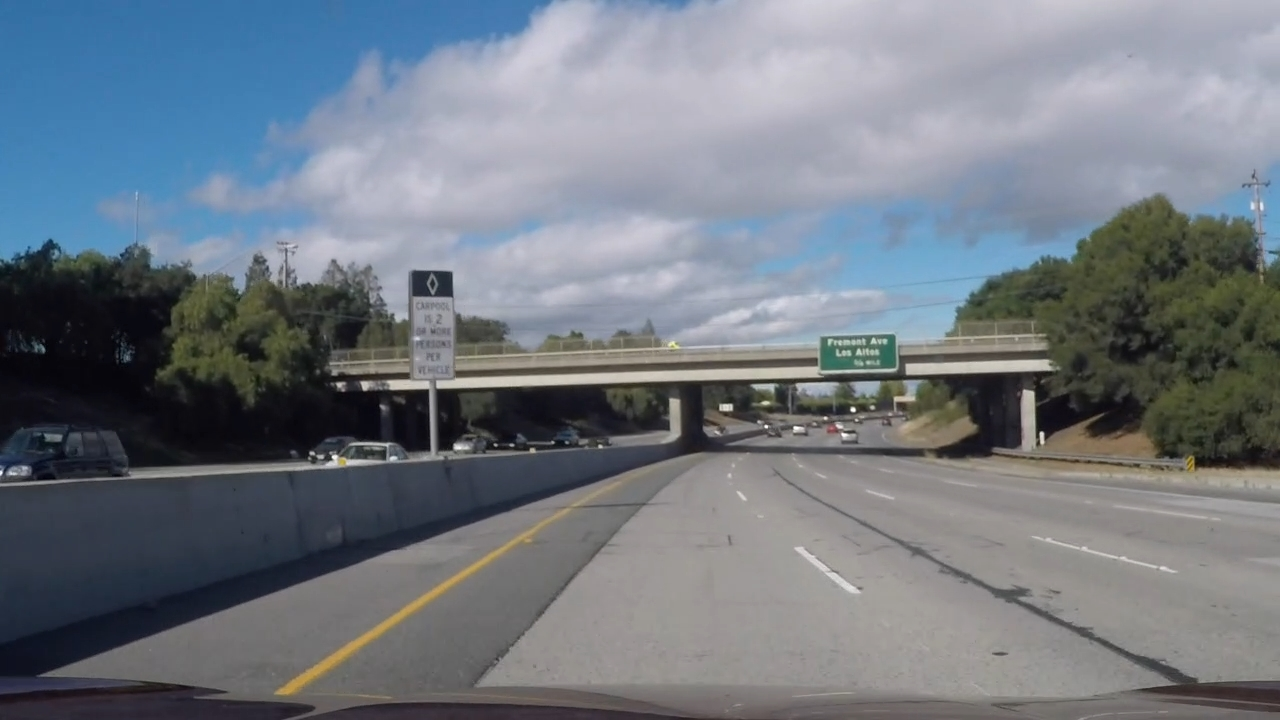
#> input picture video_images/challenge_video_01.jpg, 1280 x 720 px; its folder holds only this picture in this run
$ python -i sliding_window.py   (imports and definitions only)   (older library calls are emulated)
#> lines starting #> are read from the running program, lines starting #| are printed output that depends on the picture
### sample_code/lane_line.py
import numpy as np


class Window():
    # [7 lines left out: function __init__, not called in this run]

# Define a class to receive the characteristics of each line detection


class Line():
    def __init__(self):
        # The number of the last records we save
        self.record_size = 10
        # was the line detected in the last iteration?
        self.detected = False
        # x values of the last n fits of the line
        self.recent_xfitted = []
        # average x values of the fitted line over the last n iterations
        self.bestx = None
        # polynomial coefficients averaged over the last n iterations in real-world
        self.best_fit_real = None
        # polynomial coefficients for the most recent fit
        self.current_fit = [np.array([False])]
        # radius of curvature of the line in some units
        self.radius_of_curvature = None
        # distance in meters of vehicle center from the line
        self.line_base_pos = None
        # difference in fit coefficients between last and new fits
        self.diffs = np.array([0, 0, 0], dtype='float')
        # x values for detected line pixels
        self.allx = None
        # y values for detected line pixels
        self.ally = None
        # search windows, for drawing
        self.windows = None
        # Define conversions in x and y from pixels space to meters
        self.ym_per_pix = 3 / 180  # meters per pixel in y dimension
        self.xm_per_pix = 3.7 / 610  # meters per pixel in x dimension

    # [67 lines left out: functions update, measure_curvature_real, not called in this run]

### sample_code/sliding_window.py

import numpy as np
import cv2
import glob
import matplotlib.pyplot as plt
import matplotlib.image as mpimg
from lane_line import *


# [9 lines left out: function fit_poly, not called in this run]


# HYPERPARAMETERS
# Choose the number of sliding windows
nwindows = 9
# Set the width of the windows +/- margin
margin = 100
# Set minimum number of pixels found to recenter window
minpix = 50


# [118 lines left out: function find_lane_pixels, not called in this run]


# Define conversions in x and y from pixels space to meters
ym_per_pix = 3 / 180  # meters per pixel in y dimension
xm_per_pix = 3.7 / 610  # meters per pixel in x dimension


# [137 lines left out: functions measure_curvature_real, draw_lane_pixel, update_line, sanity_checking, not called in this run]


left_line = Line()
right_line = Line()


def process_image(image):
    # NOTE: The output you return should be a color image (3 channel) for processing video below
    # you should return the final output (image where lines are drawn on lanes)

    undist_img = undistort(image, mtx, dist)
    perspective_img = perspective_transform(undist_img, perspective_mat)
    binary_warped = pipeline(perspective_img)

    # [16 lines of commented-out code are left out]
    l_windows, r_windows = find_lane_pixels(
        binary_warped, left_line, right_line)
    left_line.update(l_windows)
    right_line.update(r_windows)
    # [7 lines of commented-out code are left out]

    if left_line.detected and right_line.detected:
        def get_center_shift(left_x, middle_x, xm_per_pix, real_road_width):
            curr_left_dis = (middle_x - left_x) * xm_per_pix
            return (real_road_width / 2) - curr_left_dis
        # [17 lines of commented-out code are left out]
        ploty = np.linspace(0, image.shape[0] - 1, image.shape[0])
        # Calc both polynomials using ploty, left_fit and right_fit
        left_fitx = left_line.best_fit[0] * ploty**2 + \
            left_line.best_fit[1] * ploty + left_line.best_fit[2]
        right_fitx = right_line.best_fit[0] * ploty**2 + \
            right_line.best_fit[1] * ploty + right_line.best_fit[2]

        # Create an image to draw the lines on
        warp_zero = np.zeros_like(binary_warped).astype(np.uint8)
        color_warp = np.dstack((warp_zero, warp_zero, warp_zero))

        # Recast the x and y points into usable format for cv2.fillPoly()
        pts_left = np.array([np.transpose(np.vstack([left_fitx, ploty]))])
        pts_right = np.array(
            [np.flipud(np.transpose(np.vstack([right_fitx, ploty])))])
        pts = np.hstack((pts_left, pts_right))

        # Draw the lane onto the warped blank image
        cv2.fillPoly(color_warp, np.int_([pts]), (0, 255, 0))

        # Warp the blank back to original image space using inverse perspective matrix (Minv)
        newwarp = cv2.warpPerspective(
            color_warp, perspective_mat_inv, (image.shape[1], image.shape[0]))
        # Combine the result with the original image
        result = cv2.addWeighted(undist_img, 1, newwarp, 0.3, 0)

        # Show text information
        shift = get_center_shift(
            left_fitx[-1], image.shape[1] // 2, left_line.xm_per_pix, 3.7)
        info1 = 'L radius: {:>8.3f}m'.format(left_line.radius_of_curvature)
        info2 = 'R radius: {:>8.3f}m'.format(right_line.radius_of_curvature)
        info3 = 'Vehicle is {:>4.2f}m {} of center'.format(
            abs(shift), 'left' if shift >= 0 else 'right')
        cv2.putText(result, info1, (30, 30), cv2.FONT_HERSHEY_PLAIN,
                    2, (0, 255, 255), 2, cv2.LINE_AA)
        cv2.putText(result, info2, (30, 60), cv2.FONT_HERSHEY_PLAIN,
                    2, (0, 255, 255), 2, cv2.LINE_AA)
        cv2.putText(result, info3, (30, 90), cv2.FONT_HERSHEY_PLAIN,
                    2, (0, 255, 255), 2, cv2.LINE_AA)

        color_warped = np.dstack(
            (binary_warped, binary_warped, binary_warped)) * 255
        empty_img = np.dstack((np.zeros_like(binary_warped), np.zeros_like(
            binary_warped), np.zeros_like(binary_warped)))
        lane_color_img = draw_lane_pixel(
            binary_warped, left_line, right_line, ploty)
        top_img = cv2.hconcat(
            [perspective_img, color_warped, lane_color_img, empty_img])
        top_img = cv2.resize(
            top_img, (image.shape[1], 180), interpolation=cv2.INTER_LINEAR)
        final_image = np.zeros(
            (result.shape[0] + top_img.shape[0], result.shape[1], 3), dtype=np.uint8)
        final_image[:top_img.shape[0]] = top_img
        final_image[top_img.shape[0]:] = result
        return final_image
    else:
        info = 'Fail to detect lane line'
        cv2.putText(image, info, (30, 30), cv2.FONT_HERSHEY_PLAIN,
                    2, (0, 255, 255), 1, cv2.LINE_AA)
        color_warped = np.dstack(
            (binary_warped, binary_warped, binary_warped)) * 255
        empty_img = np.dstack((np.zeros_like(binary_warped), np.zeros_like(
            binary_warped), np.zeros_like(binary_warped)))
        top_img = cv2.hconcat(
            [perspective_img, color_warped, empty_img, empty_img])
        top_img = cv2.resize(
            top_img, (image.shape[1], 180), interpolation=cv2.INTER_LINEAR)
        final_image = np.zeros(
            (image.shape[0] + top_img.shape[0], image.shape[1], 3), dtype=np.uint8)
        final_image[:top_img.shape[0]] = top_img
        final_image[top_img.shape[0]:] = image
        return final_image


# [5 lines left out: function draw_histogram, not called in this run]

>>> import cv2
>>> picture = cv2.imread('../video_images/challenge_video_01.jpg', cv2.IMREAD_GRAYSCALE)
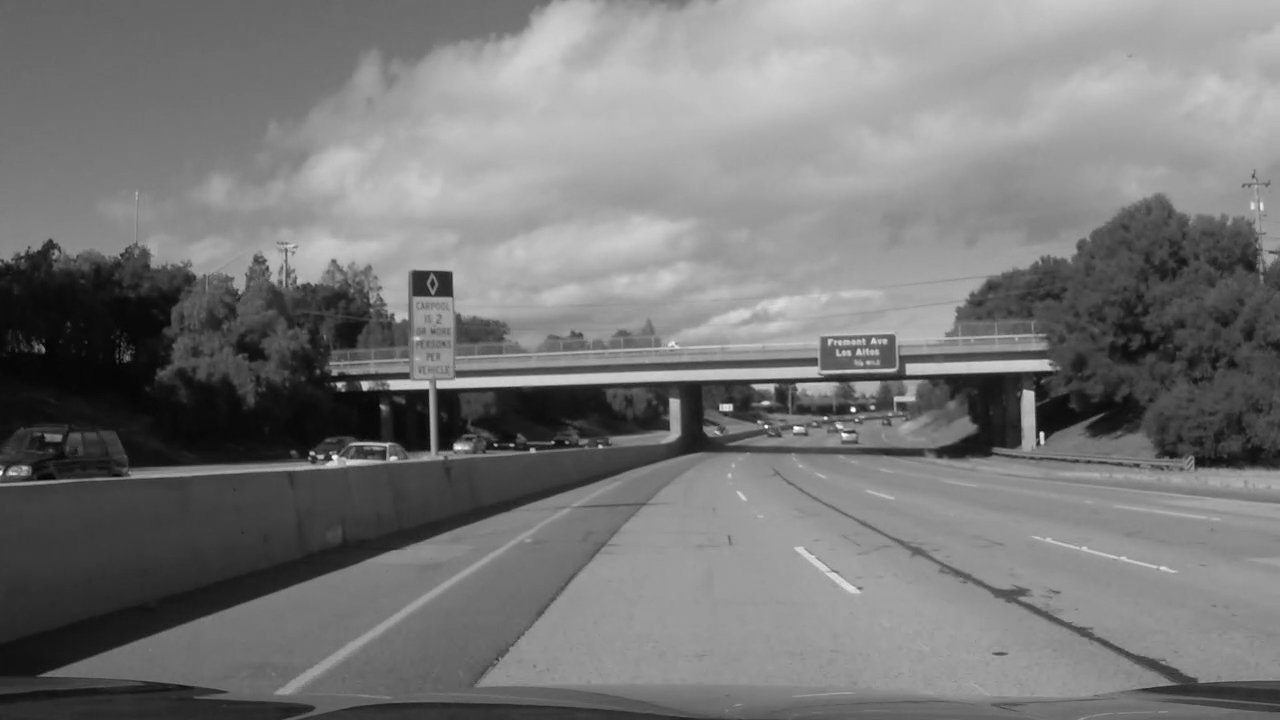
#> picture: shape (720, 1280); min 0, max 255, mean 119.8
#> (the run stopped early here; a loop or call above may not have finished)

$ run again, on video_images/challenge_video_02.jpg
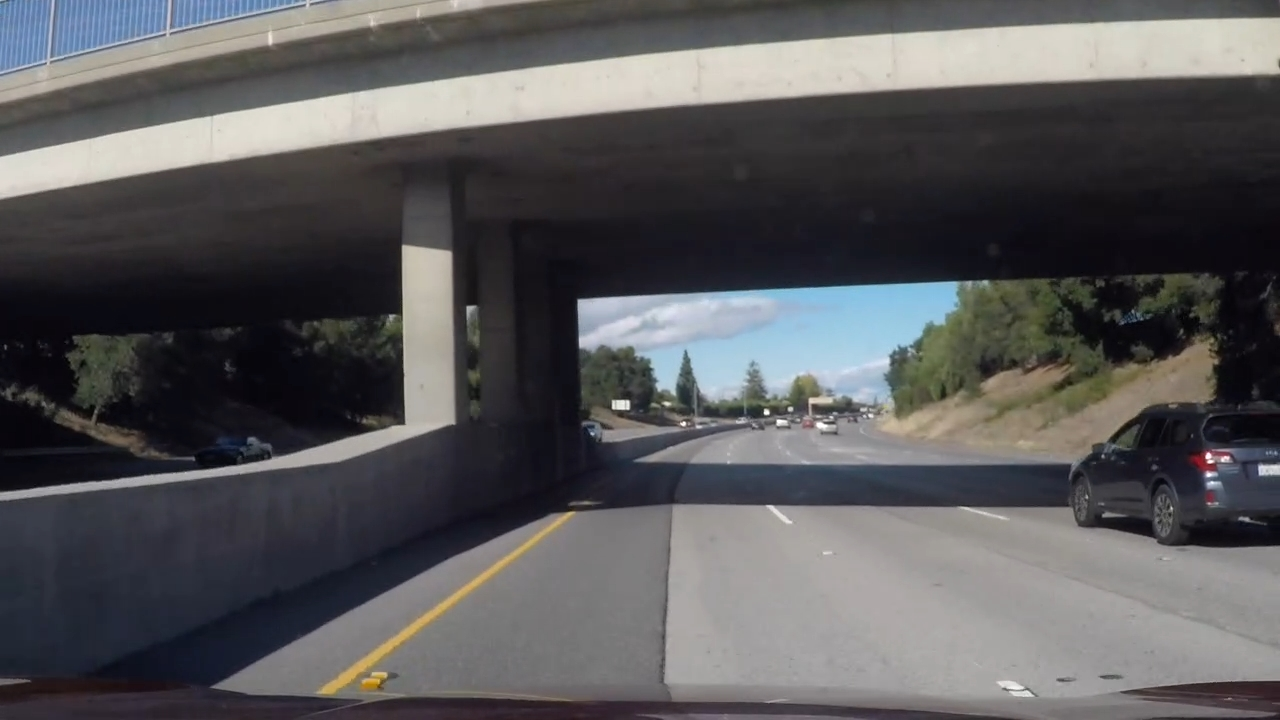
#> input picture video_images/challenge_video_02.jpg, 1280 x 720 px
#> `picture = cv2.imread('../video_images/challenge_video_01.jpg', cv2.IMR..`:
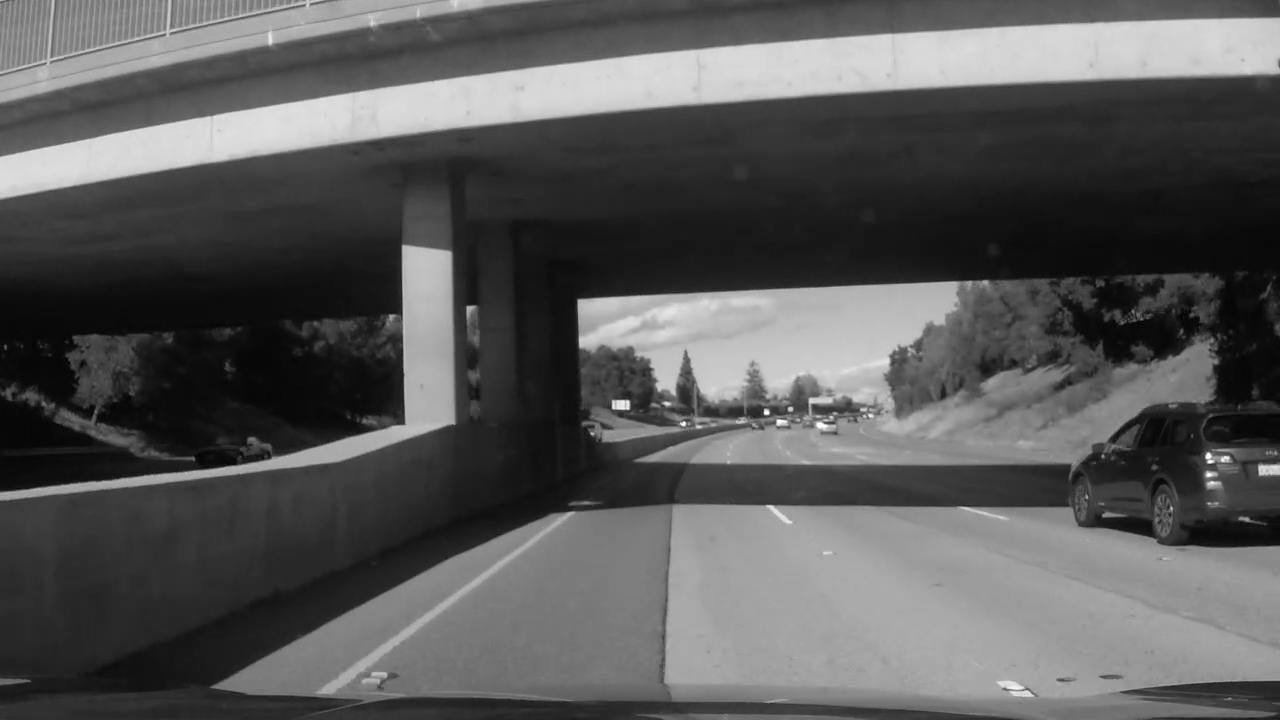
#> picture: shape (720, 1280); min 0, max 255, mean 88.6

$ run again, on video_images/challenge_video_03.jpg
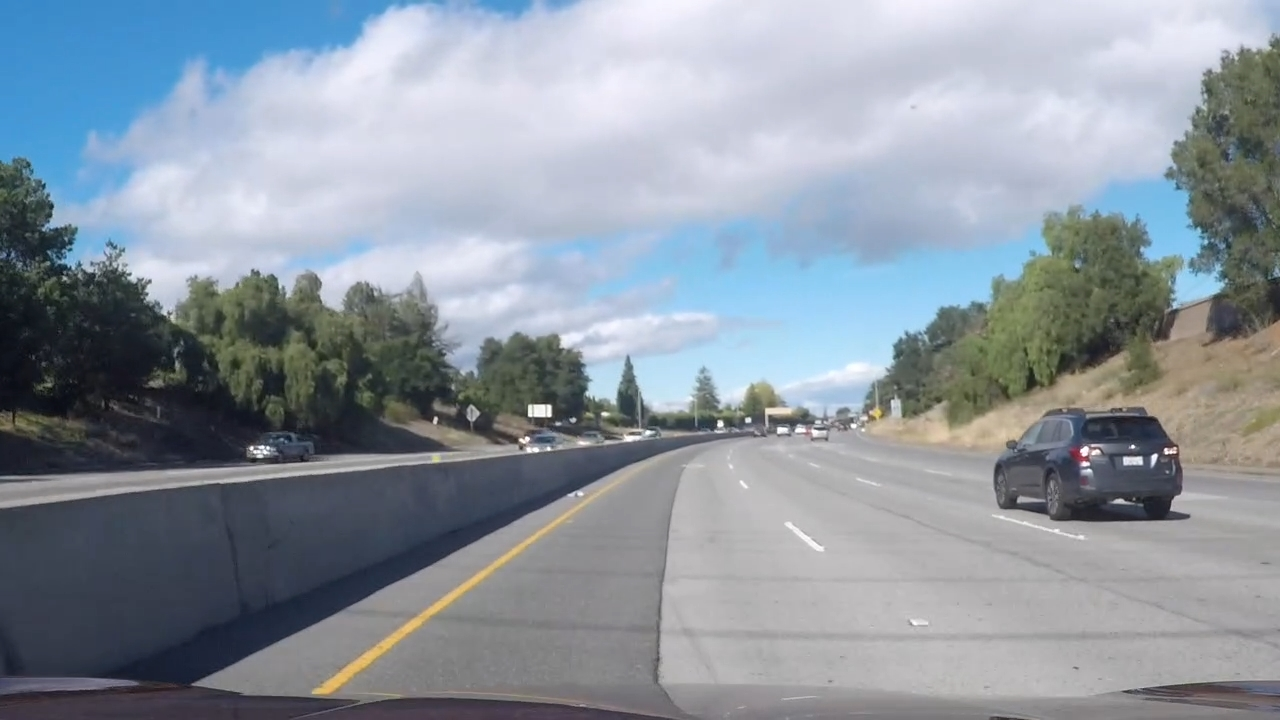
#> input picture video_images/challenge_video_03.jpg, 1280 x 720 px
#> `picture = cv2.imread('../video_images/challenge_video_01.jpg', cv2.IMR..`:
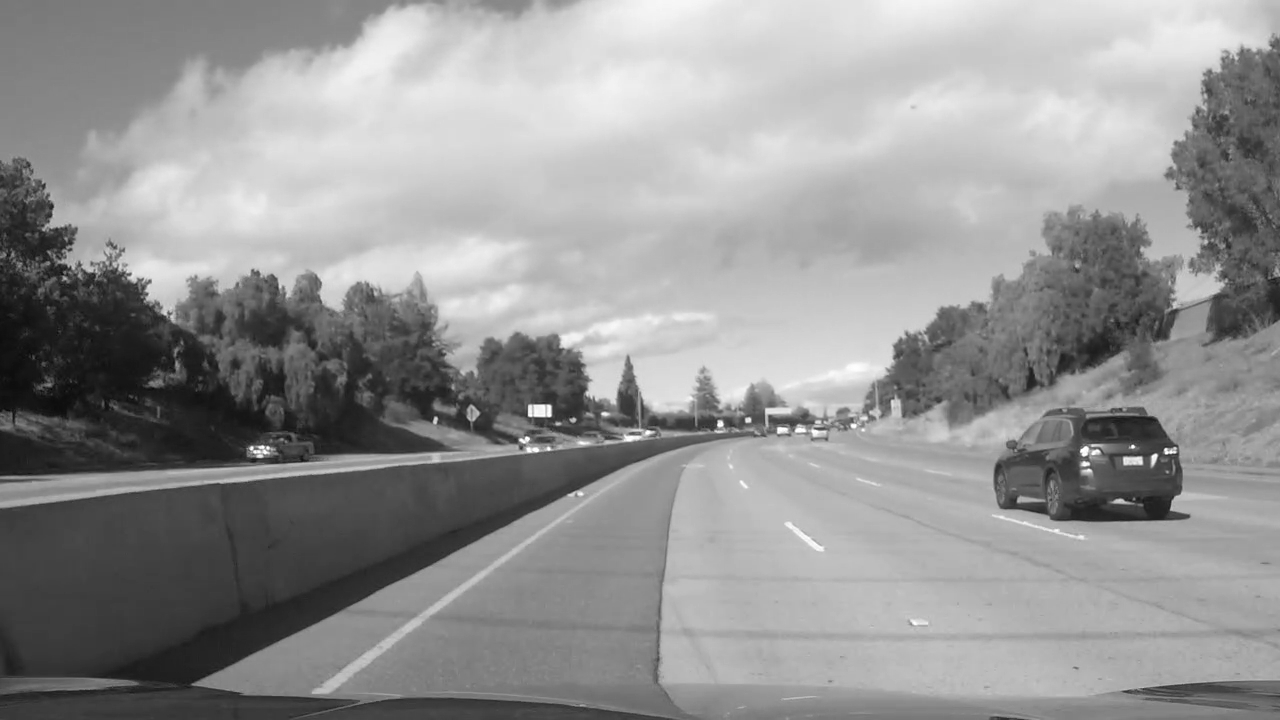
#> picture: shape (720, 1280); min 6, max 255, mean 148

$ run again, on video_images/challenge_video_04.jpg
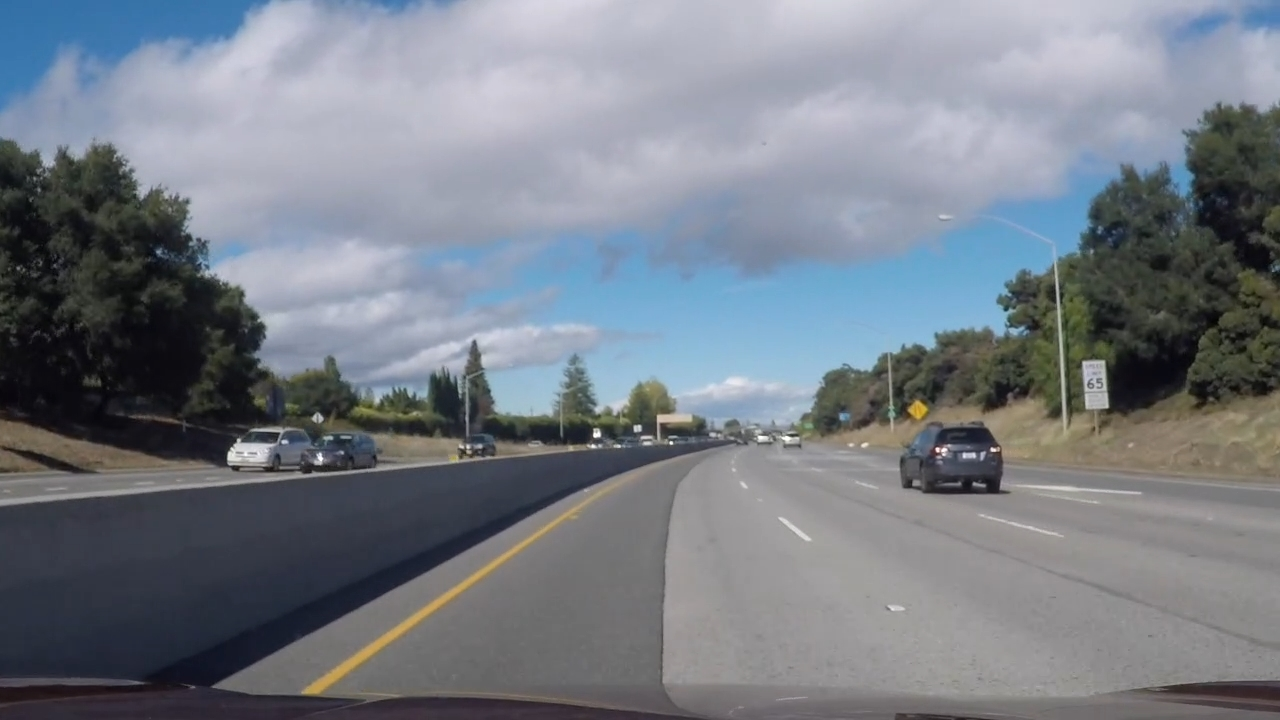
#> input picture video_images/challenge_video_04.jpg, 1280 x 720 px
#> `picture = cv2.imread('../video_images/challenge_video_01.jpg', cv2.IMR..`:
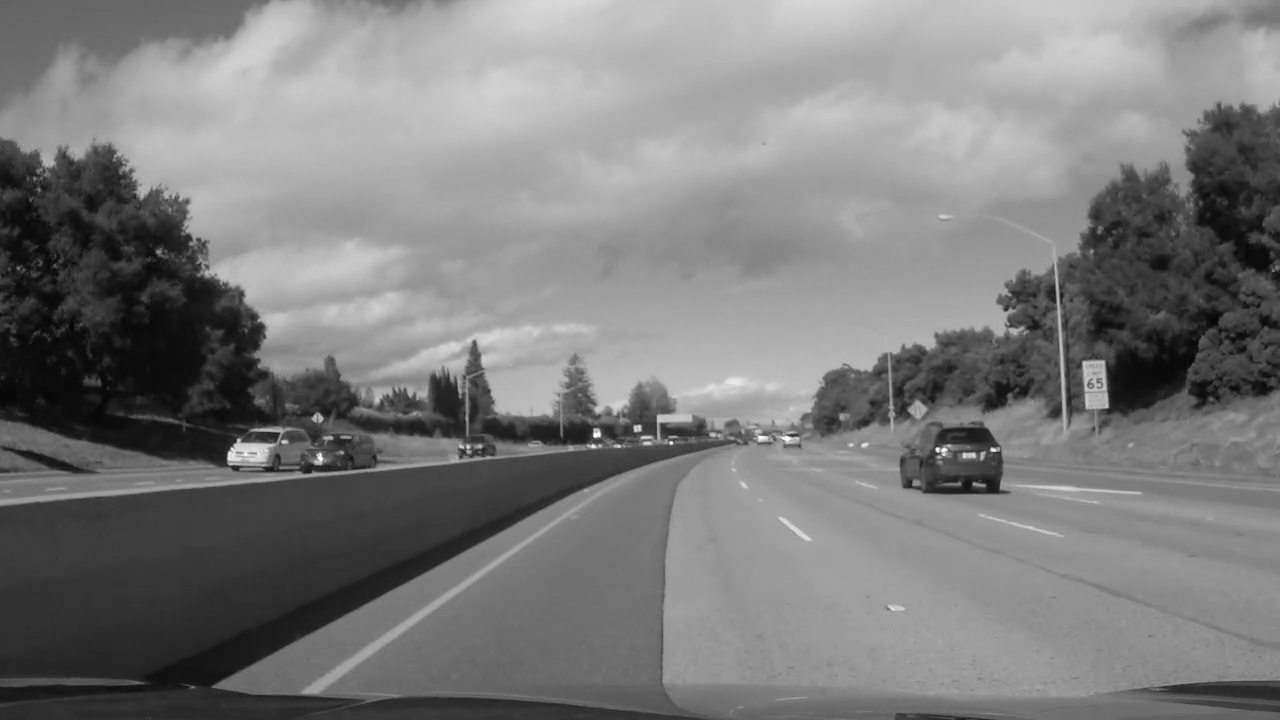
#> picture: shape (720, 1280); min 1, max 255, mean 124.4
